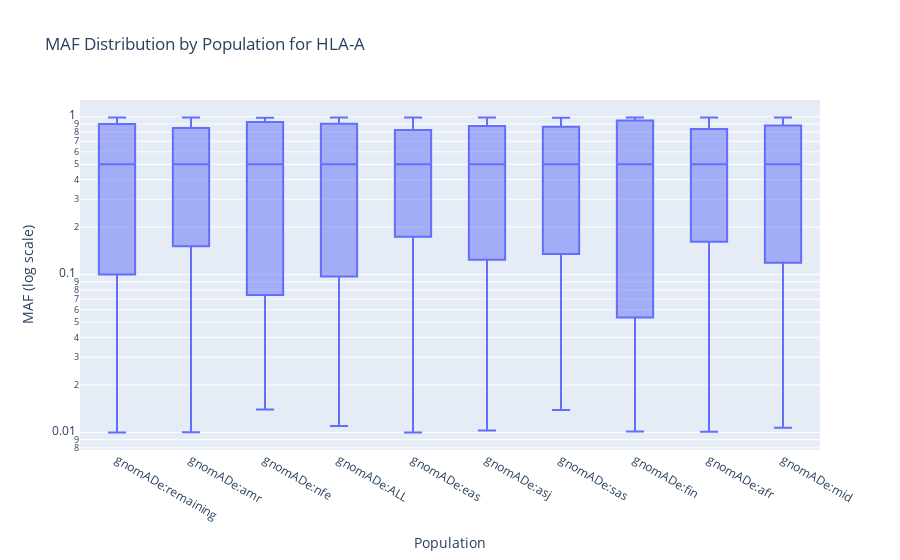

The notebook cell saved with this chart:
### Markdown cell above
### Population Variant Frequency Analysis

We can also look at MAF per population. There are many different populations in the EMBL database. For this analysis, we will focus on the gnomAD datasets (gnomADg for whole genome data).

### Code cell
# Filter for gnomAD populations only
df_pops_filtered = df_pops_filtered.filter(pl.col("population").str.contains("gnomADe"))

px.box(
    df_pops_filtered,
    y="MAF",
    x="population",
    title=f"MAF Distribution by Population for {gene_dropdown.value}",
    log_y=True,
    labels={"MAF": "MAF (log scale)", "population": "Population"},
)

### Figure 1 — Plotly figure (JSON) as saved in the notebook; plotly's stock layout.template omitted (floating-point values rounded to 4 significant figures; data arrays with more than 128 entries replaced by an {"elided": "..."} marker saying what was removed)
{"data": [{"alignmentgroup": "True", "hovertemplate": "Population=%{x}<br>MAF (log scale)=%{y}<extra></extra>", "legendgroup": "", "marker": {"color": "#636efa"}, "name": "", "notched": false, "offsetgroup": "", "orientation": "v", "showlegend": false, "type": "box", "x": {"elided": "3950 str values"}, "x0": " ", "xaxis": "x", "y": {"elided": "3950 float values"}, "y0": " ", "yaxis": "y"}], "layout": {"boxmode": "group", "legend": {"tracegroupgap": 0}, "title": {"text": "MAF Distribution by Population for HLA-A"}, "xaxis": {"anchor": "y", "domain": [0, 1], "title": {"text": "Population"}}, "yaxis": {"anchor": "x", "domain": [0, 1], "title": {"text": "MAF (log scale)"}, "type": "log"}}}
